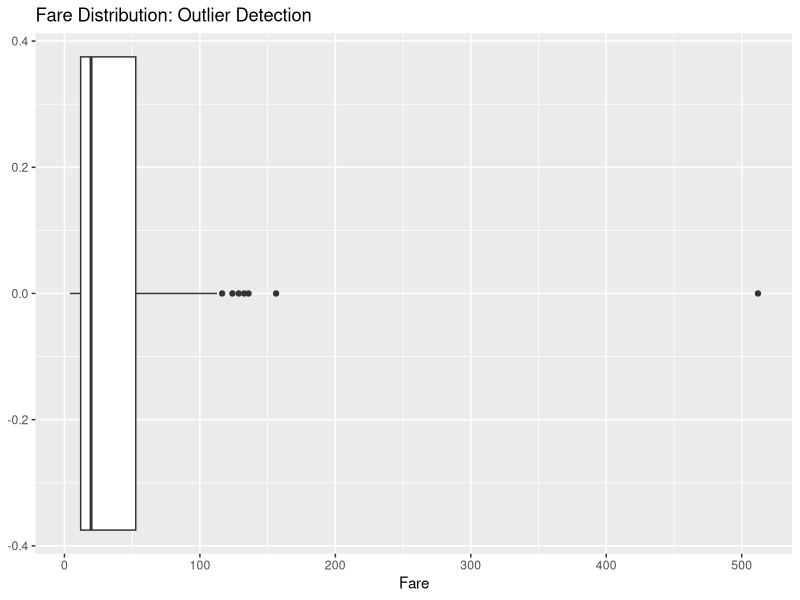
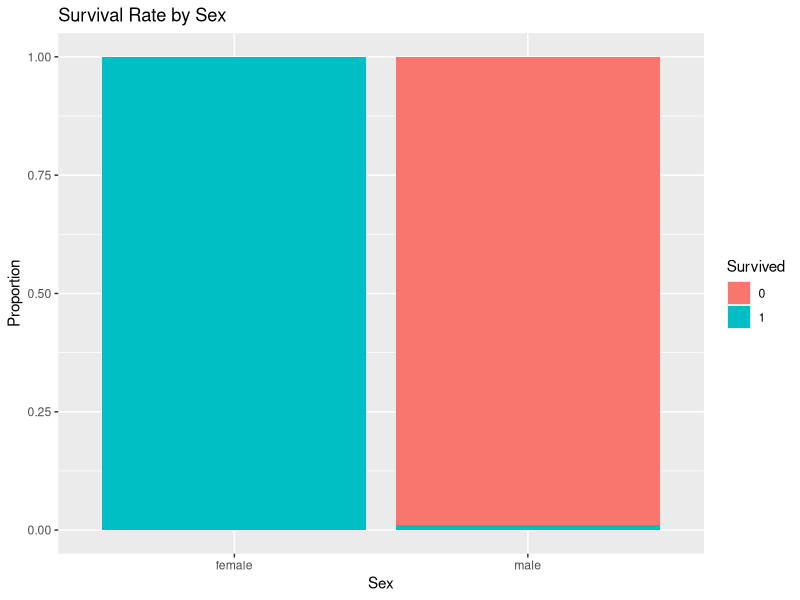
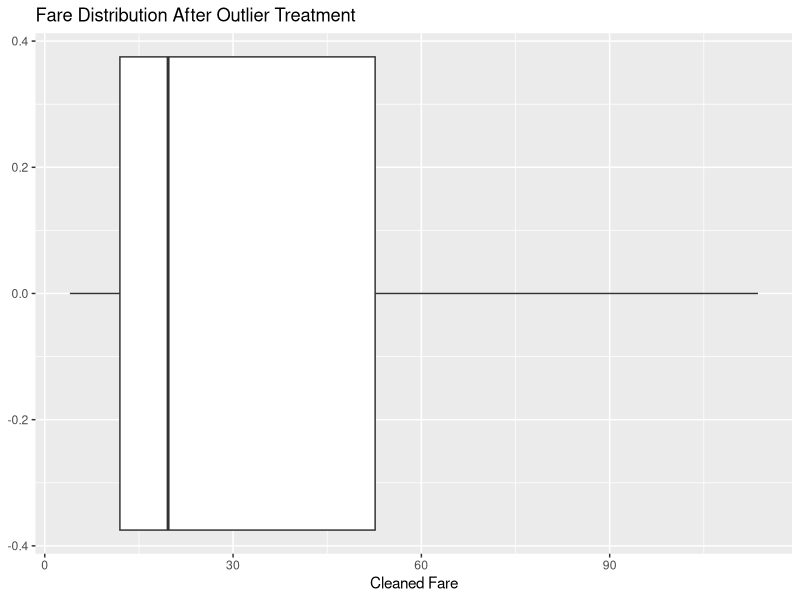
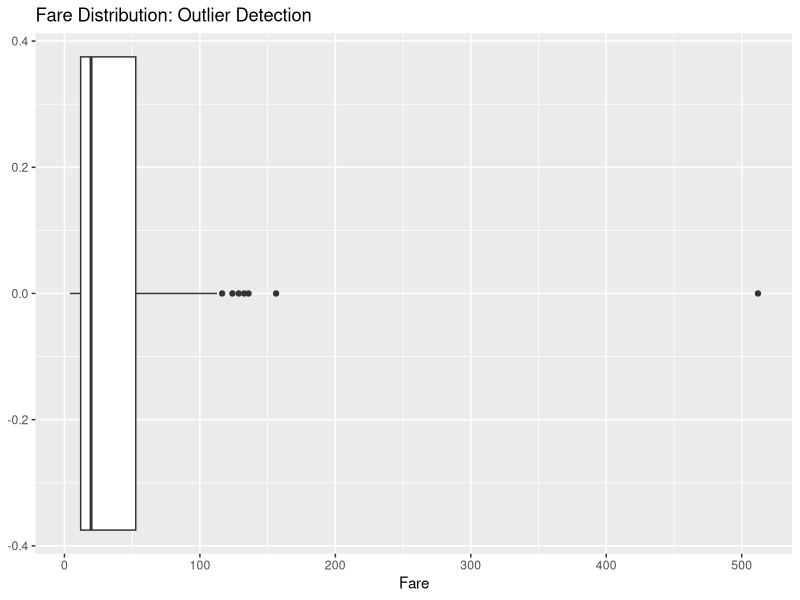
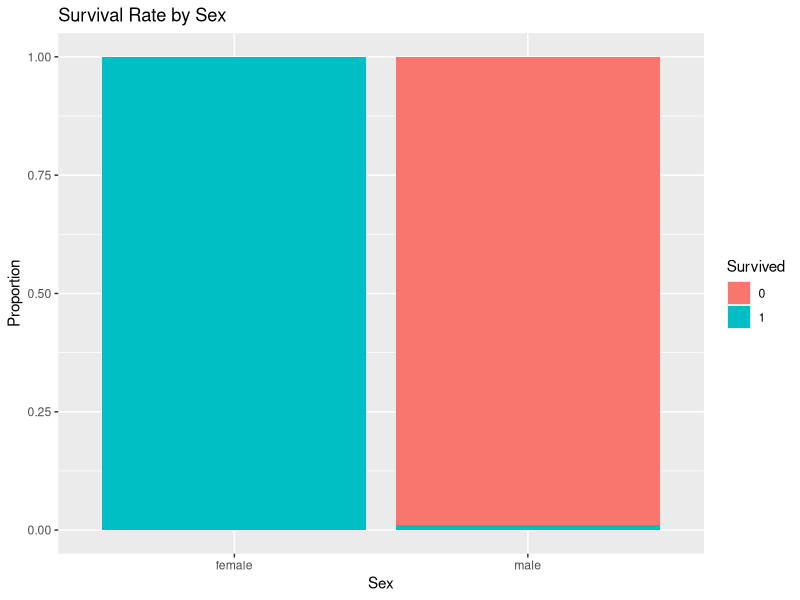
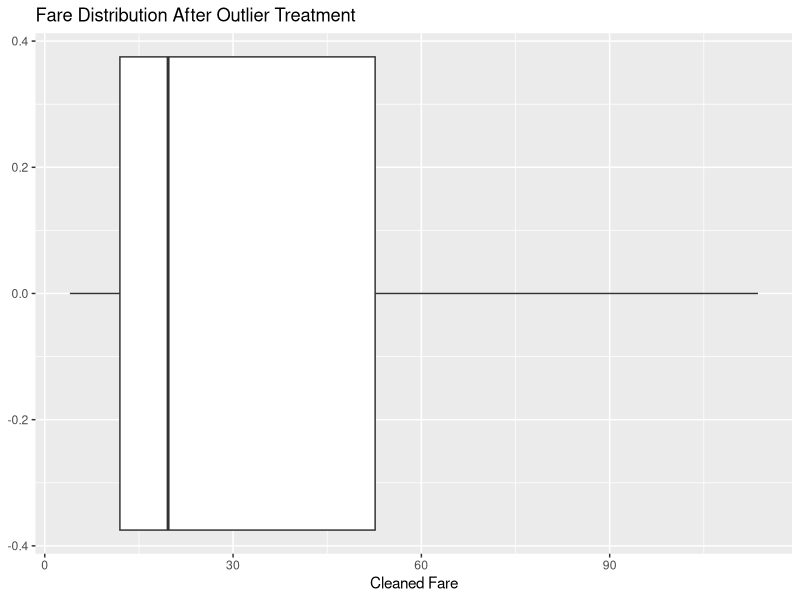

R code for these plots, in order:
# Week 1: Data Cleaning and Preliminary Analysis with R

library(dplyr)
library(ggplot2)

data <- read.csv("titanic_week1_dataset.csv", stringsAsFactors = FALSE)

# 1. Initial inspection
str(data)
summary(data)
colSums(is.na(data))

# 2. Missing-value treatment
median_age <- median(data$Age, na.rm = TRUE)
mode_embarked <- names(sort(table(data$Embarked), decreasing = TRUE))[1]

data$Age[is.na(data$Age)] <- median_age
data$Embarked[is.na(data$Embarked)] <- mode_embarked

# 3. Outlier detection using IQR
Q1 <- quantile(data$Fare, 0.25, na.rm = TRUE)
Q3 <- quantile(data$Fare, 0.75, na.rm = TRUE)
IQR_value <- Q3 - Q1
lower <- Q1 - 1.5 * IQR_value
upper <- Q3 + 1.5 * IQR_value

cat("IQR lower bound:", lower, "\n")
cat("IQR upper bound:", upper, "\n")

# Cap Fare outliers to the IQR boundaries
data$Fare_Clean <- pmin(pmax(data$Fare, lower), upper)

# 4. Standardization / scaling
data$Age_scaled <- as.numeric(scale(data$Age))
data$Fare_scaled <- as.numeric(scale(data$Fare_Clean))

# 5. Categorical encoding
data$Sex <- factor(data$Sex)
data$Embarked <- factor(data$Embarked)
data$Pclass <- factor(data$Pclass)

# 6. Descriptive statistics
summary(data$Age)
summary(data$Fare_Clean)
table(data$Sex)
table(data$Pclass)
prop.table(table(data$Survived))

# 7. Correlation analysis
numeric_data <- data[, c("Survived", "Age", "SibSp", "Parch", "Fare_Clean")]
print(cor(numeric_data))

# 8. Visualizations
p1 <- ggplot(data, aes(x = Fare)) +
  geom_boxplot() +
  labs(title = "Fare Distribution: Outlier Detection", x = "Fare")
print(p1)

ggsave("fare_outlier.png", p1, width = 7, height = 4.2)

p2 <- ggplot(data, aes(x = Sex, fill = factor(Survived))) +
  geom_bar(position = "fill") +
  labs(title = "Survival Rate by Sex", y = "Proportion", fill = "Survived")
print(p2)

ggsave("survival_by_sex.png", p2, width = 7, height = 4.2)

p3 <- ggplot(data, aes(x = Fare_Clean)) +
  geom_boxplot() +
  labs(title = "Fare Distribution After Outlier Treatment", x = "Cleaned Fare")
print(p3)

ggsave("fare_after_cleaning.png", p3, width = 7, height = 4.2)

# 9. Save cleaned dataset
write.csv(data, "titanic_cleaned.csv", row.names = FALSE)

# End of analysis
